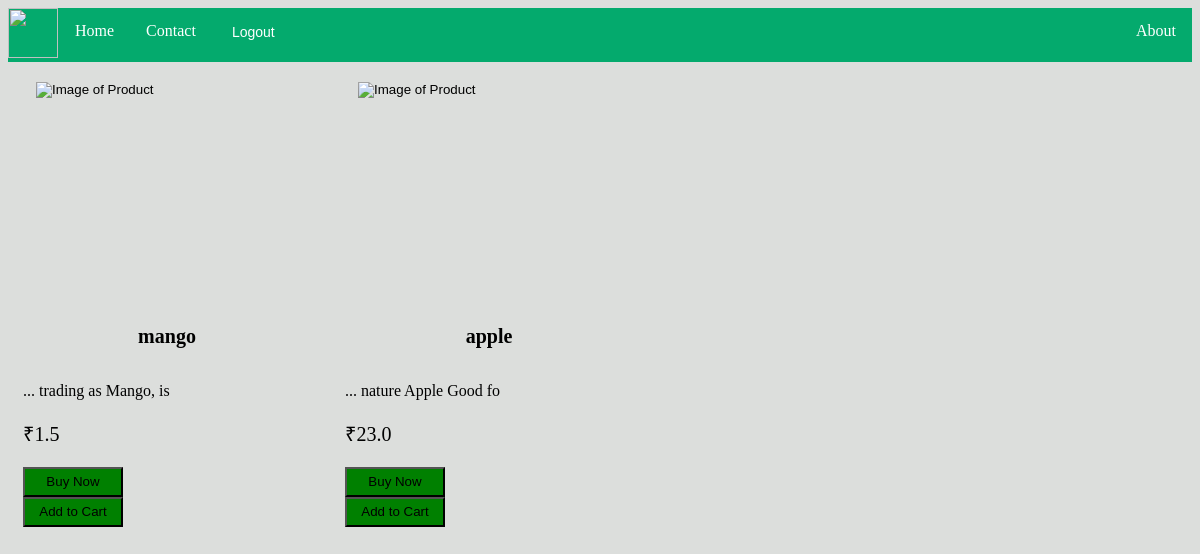
Before: /home-page (signed in) with the older database file.
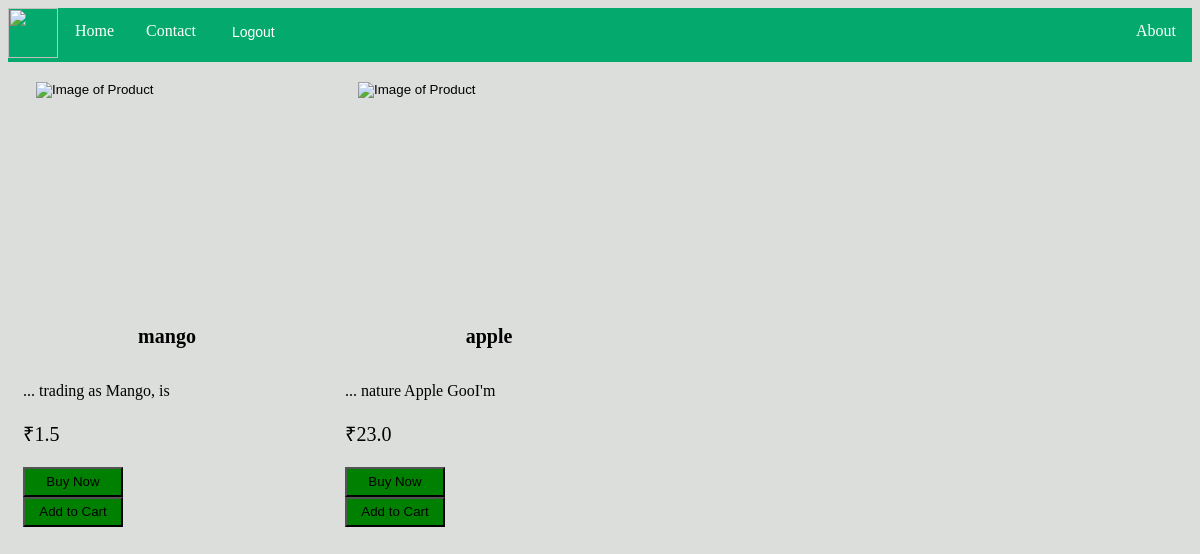
After: the same page with the newer database file.
### home/models.py (models this page shows)
class product(models.Model):
    name = models.CharField(max_length=50)
    price = models.FloatField()
    Stock = models.IntegerField()
    image = models.CharField(max_length=5000)
    detail = models.CharField(max_length=1000, default='sume string')
    objects = models.Manager()

### home/views.py (the view)
# urls.py: path('home-page', views.homepage, name='home page.html'),
@cache_control(no_cache=True, must_revalidate=True, no_store=True)
def homepage(request):
    if request.user.is_authenticated:
        products = product.objects.all()
        return render(request, 'home page.html', {'products': products})
    else:
        return redirect('/home')

### template/home page.html (shortened to what this page needs)
<!DOCTYPE html>
<html lang="en">
<head>
</head>
<body>
<ul class="head" >
      <li><img  src="https://i.ibb.co/C5CgQyk/shopeevibe-logo.jpg"/></li>
      <li><a href="home-page">Home</a></li>
      <li><a href="#contact">Contact</a></li>
      <li style="float:right" ><a class="active" href="#about">About</a></li>
    <form action="logouting" method="POST"> {% csrf_token %}
      <button type="submit">Logout </button>
    </form>
</ul>
{% for product in products %}
<div class="card" style="width: 18rem;">
<form action="order-form" method="POST">{% csrf_token %}
          <input type="image" src="{{product.image}}" alt="Image of Product">
          <div class="card-body">
              <h5 class="card-title" >{{product.name}}</h5>
              <details class="card-details">
                  <summary>
                     {{product.detail|slice:"0:20"}}
                  </summary>
              </details>
              <p class="card-text">₹{{product.price}}</p>
              <button type="submit" style="width:100px;height:30px; background-color:green">Buy Now</button>
          </div>
</form>
    <form action="cart" method="POST" >{% csrf_token %}
      <div class="cart">
        <button type="submit" style="width:100px;height:30px; background-color:green" >Add to Cart</button>
      </div>
    </form>
  </div>
{% endfor %}
</body>
</html>

Changed rows visible on the page:
changed product "apple": detail "nature Apple Good fo" → "nature Apple GooI'm"
